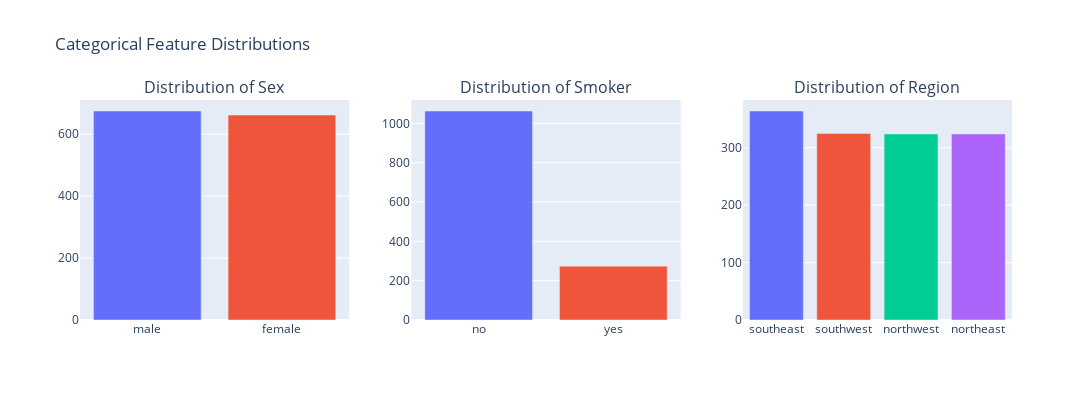

Notebook cell for this chart:
### Markdown cell above
# Categorical Feature Distributions

### Code cell
categorical_features = ['sex', 'smoker', 'region']

# Create a subplot figure with one row and as many columns as features
fig = make_subplots(
    rows=1, 
    cols=len(categorical_features),
    subplot_titles=[f"Distribution of {col.capitalize()}" for col in categorical_features]
)

for i, col in enumerate(categorical_features, start=1):
    counts = df[col].value_counts().reset_index()
    counts.columns = [col, 'count']
    
    bar = go.Bar(
        x=counts[col],
        y=counts['count'],
        name=col,
        marker_color=px.colors.qualitative.Plotly
    )
    
    fig.add_trace(bar, row=1, col=i)

# Update layout for readability
fig.update_layout(
    showlegend=False,  # remove legend since colors are self-explanatory
    height=400,
    width=1200,
    title_text="Categorical Feature Distributions"
)
fig.write_html(figure_path / "categorical_features_distribution.html")
fig.write_image(figure_path / "categorical_features_distribution.png")
fig.show()

### Figure 1 — Plotly figure (JSON) as saved in the notebook; plotly's stock layout.template omitted (floating-point values rounded to 4 significant figures)
{"data": [{"marker": {"color": ["#636EFA", "#EF553B", "#00CC96", "#AB63FA", "#FFA15A", "#19D3F3", "#FF6692", "#B6E880", "#FF97FF", "#FECB52"]}, "name": "sex", "type": "bar", "x": ["male", "female"], "xaxis": "x", "y": [675, 662], "yaxis": "y"}, {"marker": {"color": ["#636EFA", "#EF553B", "#00CC96", "#AB63FA", "#FFA15A", "#19D3F3", "#FF6692", "#B6E880", "#FF97FF", "#FECB52"]}, "name": "smoker", "type": "bar", "x": ["no", "yes"], "xaxis": "x2", "y": [1063, 274], "yaxis": "y2"}, {"marker": {"color": ["#636EFA", "#EF553B", "#00CC96", "#AB63FA", "#FFA15A", "#19D3F3", "#FF6692", "#B6E880", "#FF97FF", "#FECB52"]}, "name": "region", "type": "bar", "x": ["southeast", "southwest", "northwest", "northeast"], "xaxis": "x3", "y": [364, 325, 324, 324], "yaxis": "y3"}], "layout": {"annotations": [{"font": {"size": 16}, "showarrow": false, "text": "Distribution of Sex", "x": 0.1444, "xanchor": "center", "xref": "paper", "y": 1, "yanchor": "bottom", "yref": "paper"}, {"font": {"size": 16}, "showarrow": false, "text": "Distribution of Smoker", "x": 0.5, "xanchor": "center", "xref": "paper", "y": 1, "yanchor": "bottom", "yref": "paper"}, {"font": {"size": 16}, "showarrow": false, "text": "Distribution of Region", "x": 0.8556, "xanchor": "center", "xref": "paper", "y": 1, "yanchor": "bottom", "yref": "paper"}], "height": 400, "showlegend": false, "title": {"text": "Categorical Feature Distributions"}, "width": 1200, "xaxis": {"anchor": "y", "domain": [0, 0.2889]}, "xaxis2": {"anchor": "y2", "domain": [0.3556, 0.6444]}, "xaxis3": {"anchor": "y3", "domain": [0.7111, 1]}, "yaxis": {"anchor": "x", "domain": [0, 1]}, "yaxis2": {"anchor": "x2", "domain": [0, 1]}, "yaxis3": {"anchor": "x3", "domain": [0, 1]}}}
